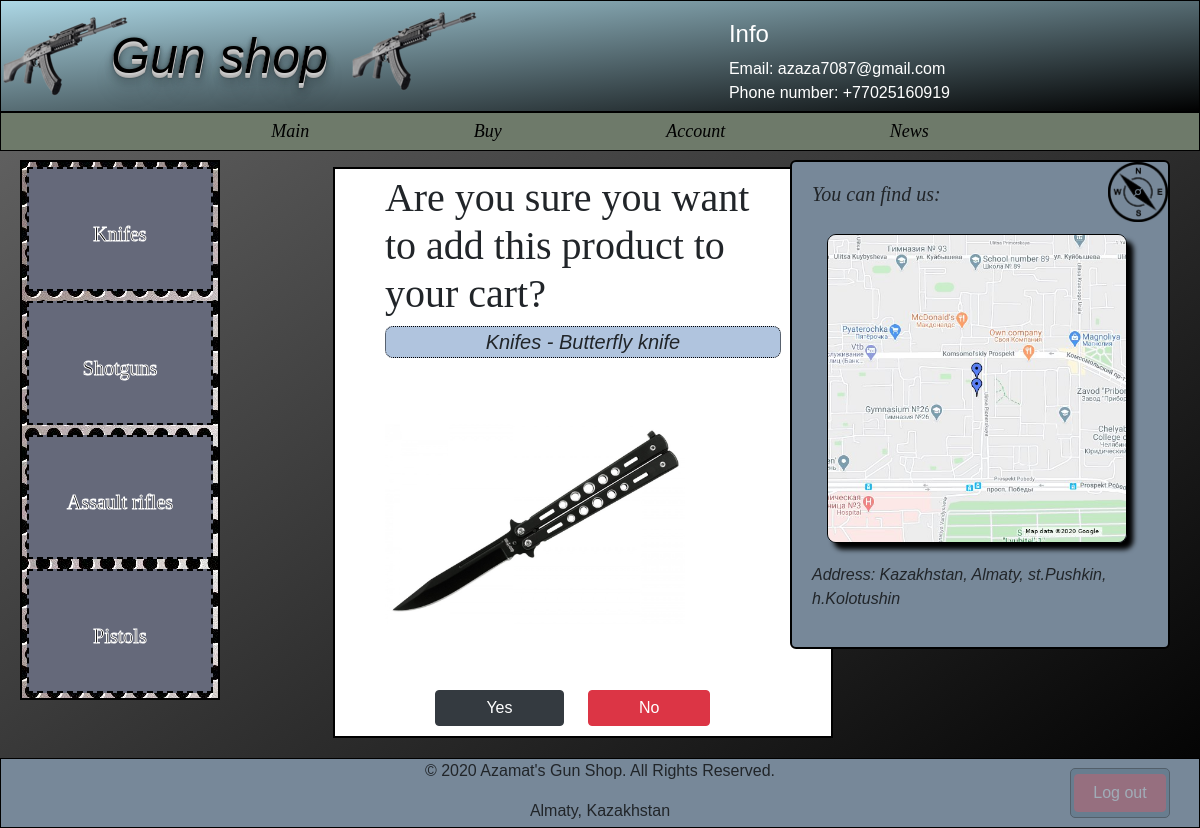
The page /shop/knifes/butterfly-knife/buy/ (signed in) on the database its author committed.
### shop/models.py (models this page shows)
class Guns(models.Model):
    name = models.CharField(max_length=150, db_index=True)
    slug = models.SlugField(max_length=30, blank=True, unique=True)
    body = models.TextField(blank=True, db_index=True)
    category = models.ForeignKey('Category',null=True, on_delete=models.CASCADE,default="",)
    image = models.ImageField(upload_to='static/images/guns/', blank=True)
    price = models.DecimalField(max_digits=10, decimal_places=2,default=200, )
    date_pub = models.DateTimeField(auto_now_add=True)
    def __str__(self):
        return self.name
    class Meta:
        ordering = ['-date_pub']

### shop/views.py (the view)
# urls.py: path('<str:name>/<str:slug>/buy/', GunBuy.as_view(), name='gun_buy_url'),
class GunBuy(LoginRequiredMixin, View):
    def get(self, request, slug, name):
        gun = Guns.objects.get(slug__iexact=slug)
        user = request.user
        return render(request, 'shop/buy.html', context={'gun': gun,'user': user,'name': name})

### shop/templates/shop/buy.html (shortened to what this page needs)
{% extends 'shop/base_shop.html' %}
{% block content %}
    <div id="add_cart">
        <h1>Are you sure you want to add this product to your cart?</h1>
           <p id="gun_name"> {{ name|title }} - {{ gun.name }} </p>
          <p> <img src="../../../../{{ gun.image }}" alt="gfgfgfgf" width="300px"> </p>
        <div id="buttons">
            <a href="{% url 'gun_cart_url' gun=gun login=request.user  %} " class="btn btn-dark" > Yes</a>
            <a href="{% url 'main' %}" class="btn btn-danger" >No</a>
        </div>
    </div>
{% endblock %}

### static/css/index.css (style rules this page uses)
body { font-family: sans-serif; background-color: dimgrey !important; background: linear-gradient(to top left, black,dimgrey); }
#add_cart { margin-left: 20px; border: black 2px solid; background-color: white; padding: 50px; padding-top: 5px; padding-bottom: 10px; width: 500px; }
#add_cart h1 { font-family: "Times New Roman"; }
#gun_name { font-style: italic; font-size: 20px; border: dotted black thin; border-radius: 8px; text-align: center; background-color: lightsteelblue; }
#buttons { text-align: center; }
#buttons a { margin-right: 20px; padding: 50px; padding-top: 5px; padding-bottom: 5px; text-align: center; }

### rows shown on the page
Guns: name "Butterfly knife", image (picture)

### other values the page prints
{{ name|title }} "Knifes"
